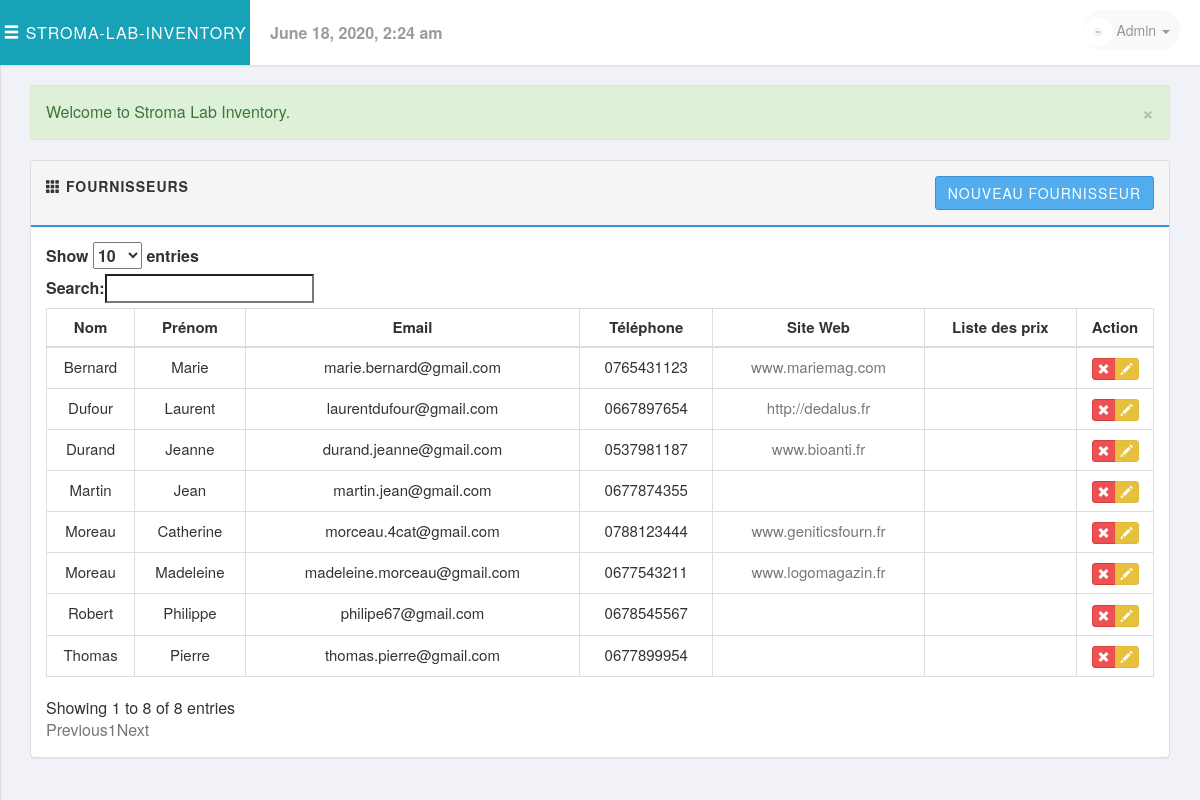
The app's page /php/providers.php (signed in), older data.
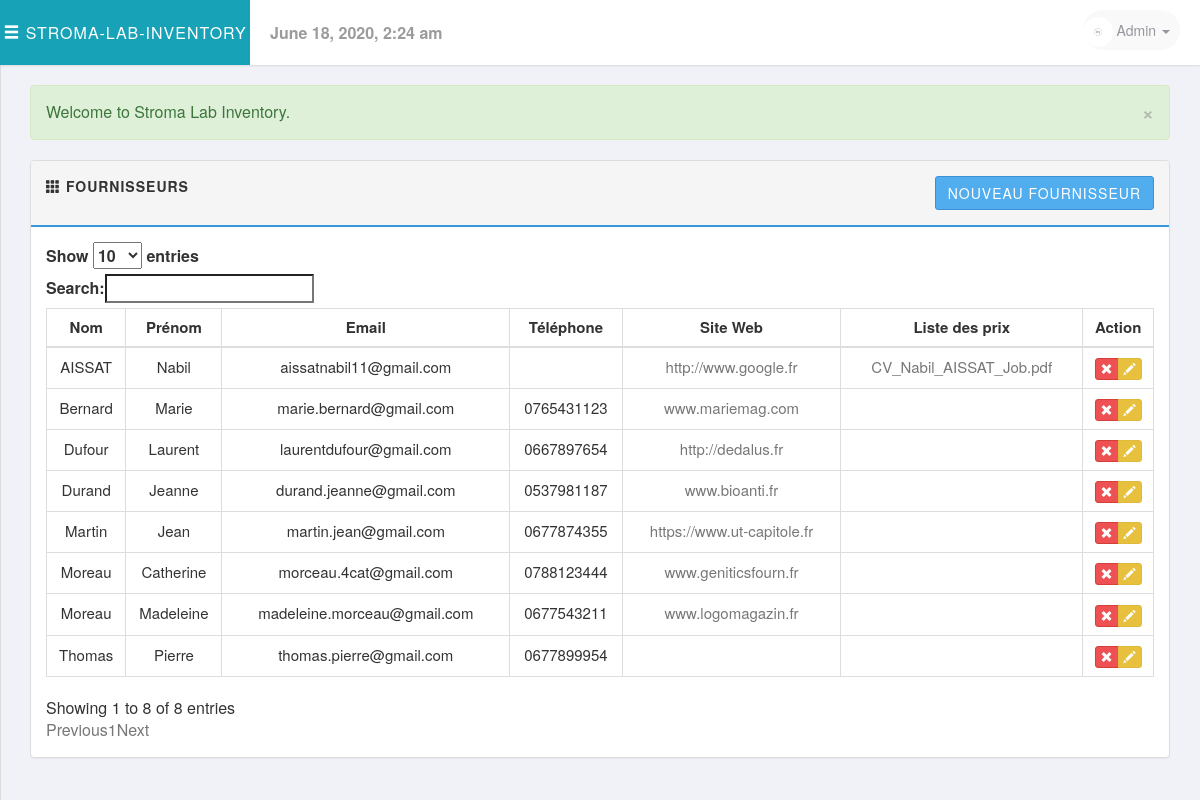
The same page, newer data.
### tables this page shows
CREATE TABLE `fournisseurs` (
  `IdentifiantF` int(11) NOT NULL,
  `NomF` varchar(255) NOT NULL,
  `PrenomF` varchar(255) NOT NULL,
  `EmailF` varchar(255) NOT NULL,
  `TelephoneF` varchar(255) NOT NULL,
  `SiteWebF` varchar(255) NOT NULL,
  `ListeDesPrix` varchar(255) NOT NULL
);

### includes/sql.php (called while the page is built, shortened)
<?php
require_once('load.php');
function find_by_sql($sql)
{
    global $db;
    $result = $db->query($sql);
    $result_set = $db->while_loop($result);
    return $result_set;
}
function find_all_providers()
{
    $sql = "SELECT * FROM fournisseurs";
    $result = find_by_sql($sql);
    return $result;
}
?>

### includes/database.php (called while the page is built, shortened)
<?php
class Mysqli_DB
{
    private $conn;
    public $query_id;
    public function db_connect()
    {
        $this->conn = mysqli_connect(DB_HOST, DB_USER, DB_PASS);
        if (!$this->conn) {
            die(" Database connection failed:" . mysqli_connect_error());
        } else {
            $select_db = $this->conn->select_db(DB_NAME);
        }
    }
    public function query($sql)
    {
        if (trim($sql != "")) {
            $this->query_id = $this->conn->query($sql);
        }
        return $this->query_id;
    }
    public function fetch_array($statement)
    {
        return mysqli_fetch_array($statement);
    }
    public function while_loop($loop)
    {
        $results = array();
        while ($result = $this->fetch_array($loop)) {
            $results[] = $result;
        }
        return $results;
    }
}
$db = new Mysqli_DB();
?>

### includes/functions.php (called while the page is built, shortened)
<?php
function first_character($str){
    $val = str_replace('-'," ",$str);
    $val = ucfirst($val);
    return $val;
}
?>

### php/providers.php (the view, shortened to what the changed rows need)
<?php ob_start();
$all_providers = find_all_providers();
?>
<?php include_once('../layouts/header.php'); ?>
<div class="row">
    <div class="col-md-12">
        <div class="panel panel-default">
            <div class="panel-body">
                <table class="table table-bordered table-hover" id="JS-data-table-providers">
                    <thead>
                    <tr>
                        <th class="text-center">Nom</th>
                        <th class="text-center">Prénom</th>
                        <th class="text-center">Email</th>
                        <th class="text-center">Téléphone</th>
                        <th class="text-center">Site Web</th>
                        <th class="text-center">Liste des prix</th>
                        <th class="text-center">Action</th>
                    </tr>
                    </thead>
                    <tbody>
                    <?php foreach($all_providers as $provider): ?>
                        <tr>
                            <td class="text-center">
                                <?php echo first_character($provider['NomF']);?>
                            </td>
                            <td class="text-center">
                                <?php echo first_character($provider['PrenomF']);?>
                            </td>
                            <td class="text-center">
                                <?php echo $provider['EmailF'];?>
                            </td>
                            <td class="text-center">
                                <?php echo $provider['TelephoneF'];?>
                            </td>
                            <td class="text-center">
                                <a href="<?php echo $provider['SiteWebF'];?>" target="_blank"><?php echo $provider['SiteWebF'];?></a>
                            </td>
                            <td class="text-center">
                                <a href ="../uploads/<?php echo $provider['ListeDesPrix'];?>" download ><?php echo $provider['ListeDesPrix'];?></a>
                            </td>
                            <td class="text-center">
                                <div class="btn-group">
                                    <a href="#" class="btn btn-xs btn-danger" title="Remove"
                                       data-href="delete_provider.php?IdentifiantF=
                                       <?php echo (int)$provider['IdentifiantF'];?>" data-toggle="modal"
                                       data-target="#confirm-delete"><i class="glyphicon glyphicon-remove"></i>
                                    </a>
                                    <a href="#" class="btn btn-xs btn-warning" data-toggle="tooltip" title="Edit">
                                        <i class="glyphicon glyphicon-pencil"></i>
                                    </a>
                                </div>
                            </td>
                        </tr>
                    <?php endforeach;?>
                    </tbody>
                </table>
            </div>
        </div>
    </div>
</div>
<?php include_once('../layouts/footer.php'); ?>

Row changes from the older to the newer data that the page shows:
removed fournisseurs: NomF "Robert", PrenomF "Philippe", EmailF "philipe67@gmail.com", TelephoneF "0678545567"
changed fournisseurs "Martin": SiteWebF (not shown) → "https://www.ut-capitole.fr"
added fournisseurs: NomF "AISSAT", PrenomF "Nabil", EmailF "aissatnabil11@gmail.com", SiteWebF "http://www.google.fr", ListeDesPrix "CV_Nabil_AISSAT_Job.pdf"
